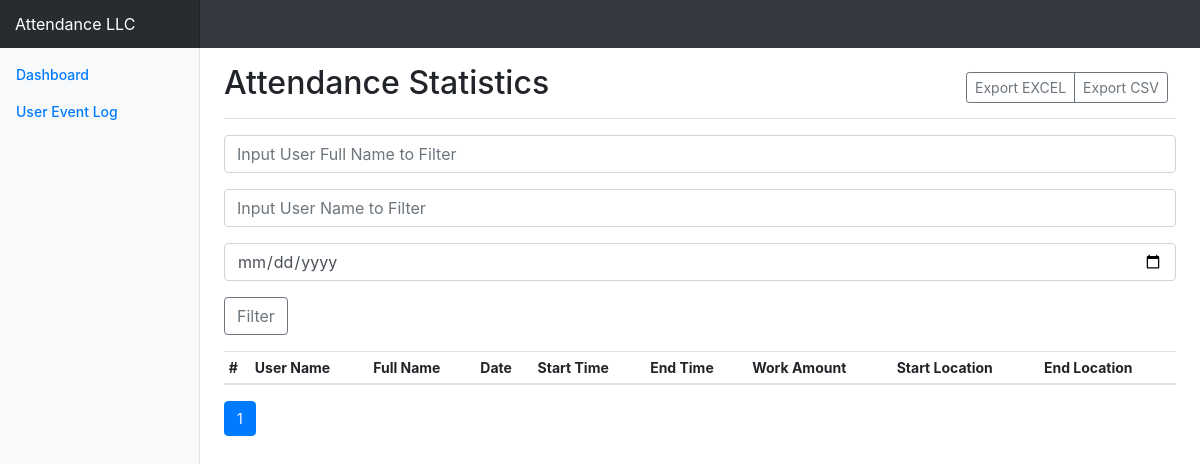
Before: / with the older database file.
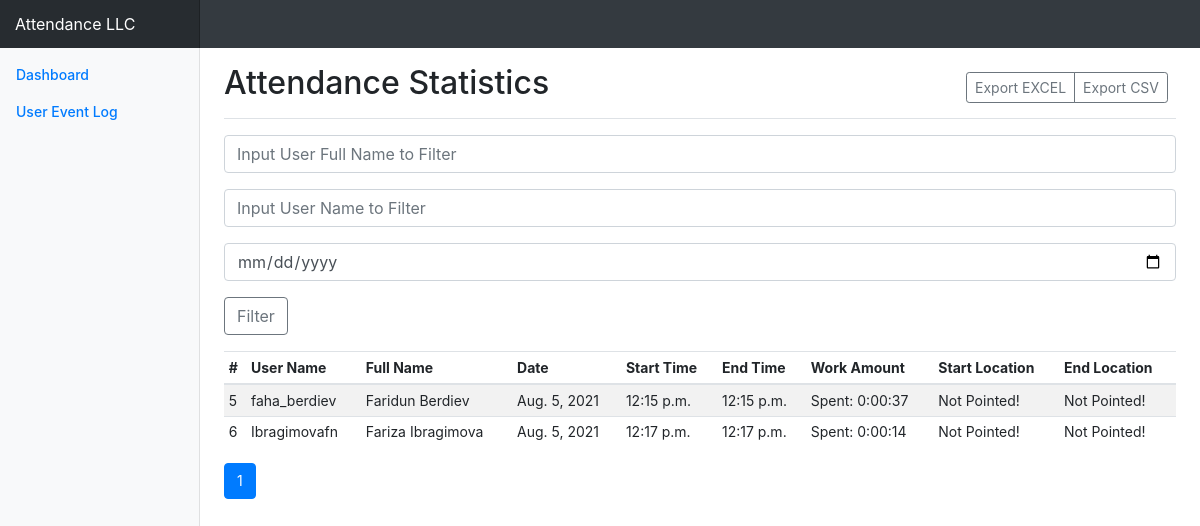
After: the same page with the newer database file.
### turboHrBotApp/models.py (models this page shows, shortened)
class Attendance(models.Model):
    UserId = models.IntegerField(
        verbose_name='Telegram User Identification Number'
    )
    UserName = models.TextField(
        verbose_name='Telegram User Name'
    )
    UserFullName = models.TextField(
        verbose_name='Telegram User Full Name'
    )
    TimeStamp = models.DateField(
        verbose_name='Date'
    )
    StartDate = models.TimeField(
        verbose_name='Start Time of Work'
    )
    EndDate = models.TimeField(
        verbose_name='End Time of Work',
        null=True
    )
    WorkAmount = models.CharField(
        max_length=30,
        verbose_name='General Work Time',
        null=True
    )
    StartLocation = models.TextField(
        verbose_name='Start work location'
    )
    EndLocation = models.TextField(
        verbose_name='End work location',
        null=True
    )
    class Meta:
        verbose_name = 'Employee Attendance Information'

### turboHrBotApp/views.py (the view)
# urls.py: path('', views.attendance),
def attendance(request):
    fullNameFilter = request.GET.get('name-filter')
    usernameFilter = request.GET.get('username-filter')
    dateFilter = request.GET.get('date-filter')
    page = request.GET.get('page', 1)
    attendances = attendanceService.GetAttendances(page, fullNameFilter, usernameFilter, dateFilter)
    return render(request, 'attendance.html', {
        'data': attendances,
        'usernameFilter': '' if usernameFilter is None else usernameFilter,
        'fullNameFilter': '' if fullNameFilter is None else fullNameFilter,
        'dateFilter': '' if dateFilter is None else dateFilter
    })

### turboHrBotApp/templates/attendance.html (shortened to what this page needs)
{% extends "base.html" %}
{% block content %}
  <div class="d-flex justify-content-between flex-wrap flex-md-nowrap align-items-center pb-2 mb-3 border-bottom">
    <h1 class="h2">Attendance Statistics</h1>
    <div class="btn-toolbar mb-2 mb-md-0">
      <div class="btn-group mr-2">
        <a href="/exportExcel?name-filter={{ fullNameFilter }}&username-filter={{ usernameFilter }}&date-filter={{ dateFilter }}" class="btn btn-sm btn-outline-secondary">Export EXCEL</a>
        <a href="/exportAttendanceCsv?name-filter={{ fullNameFilter }}&username-filter={{ usernameFilter }}&date-filter={{ dateFilter }}" class="btn btn-sm btn-outline-secondary">Export CSV</a>
      </div>
    </div>
  </div>
  <div class="table-responsive">
    <form class="form-group mb-3" id="filter-from">
      <input id="name-filter" name="name-filter" type="text"
            class="form-control mb-3"
            placeholder="Input User Full Name to Filter"
            aria-label="Full Name"
            aria-describedby="basic-addon2"
            value="{{ fullNameFilter }}">
      <input id="username-filter" name="username-filter" type="text"
            class="form-control mb-3"
            placeholder="Input User Name to Filter"
            aria-label="Username"
            aria-describedby="basic-addon2"
            value="{{ usernameFilter }}">
      <input id="date-filter" name="date-filter" type="date"
            class="form-control mb-3"
            placeholder="Input Date to Filter"
            aria-label="Date"
            aria-describedby="basic-addon2"
            value="{{ dateFilter }}">
      <button class="btn btn-outline-secondary" type="submit">Filter</button>
    </form>
    <table class="table table-striped table-sm">
      <thead>
        <tr>
          <th>#</th>
          <th>User Name</th>
          <th>Full Name</th>
          <th>Date</th>
          <th>Start Time</th>
          <th>End Time</th>
          <th>Work Amount</th>
          <th>Start Location</th>
          <th>End Location</th>
        </tr>
      </thead>
      <tbody>
        {% for item in data %}
        <tr>
          <td>{{ item.id }}</td>
          <td>{{ item.UserName }}</td>
          <td>{{ item.UserFullName }}</td>
          <td>{{ item.TimeStamp }}</td>
          <td>{{ item.StartDate }}</td>
          <td>{{ item.EndDate }}</td>
          <td>{{ item.WorkAmount }}</td>
          <td>{{ item.StartLocation }}</td>
          <td>{{ item.EndLocation }}</td>
        </tr>
        {% endfor %}
      </tbody>
    </table>
  </div>
  <nav aria-label="Pagination">
    <ul class="pagination">
      {% for page in data.paginator.page_range %}
        {% if data.number == page %}
          <li class="page-item active"><a class="page-link" href="?page={{ page }}&name-filter={{ fullNameFilter }}&username-filter={{ usernameFilter }}&date-filter={{ dateFilter }}">{{ page }}</a></li>
        {% else %}
          <li class="page-item"><a class="page-link" href="?page={{ page }}&name-filter={{ fullNameFilter }}&username-filter={{ usernameFilter }}&date-filter={{ dateFilter }}">{{ page }}</a></li>
        {% endif %}
      {% endfor %}
    </ul>
  </nav>
{% endblock %}

Changed rows visible on the page:
added Attendance: id "5", UserName "faha_berdiev", UserFullName "Faridun Berdiev", TimeStamp "Aug. 5, 2021", StartDate "12:15 p.m.", EndDate "12:15 p.m.", WorkAmount "Spent: 0:00:37", StartLocation "Not Pointed!", EndLocation "Not Pointed!"
added Attendance: id "6", UserName "Ibragimovafn", UserFullName "Fariza Ibragimova", TimeStamp "Aug. 5, 2021", StartDate "12:17 p.m.", EndDate "12:17 p.m.", WorkAmount "Spent: 0:00:14", StartLocation "Not Pointed!", EndLocation "Not Pointed!"
